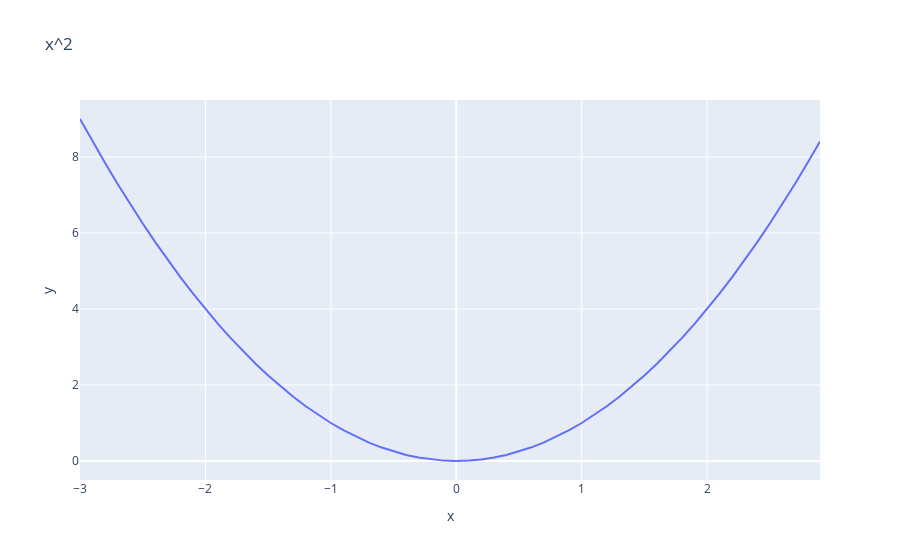
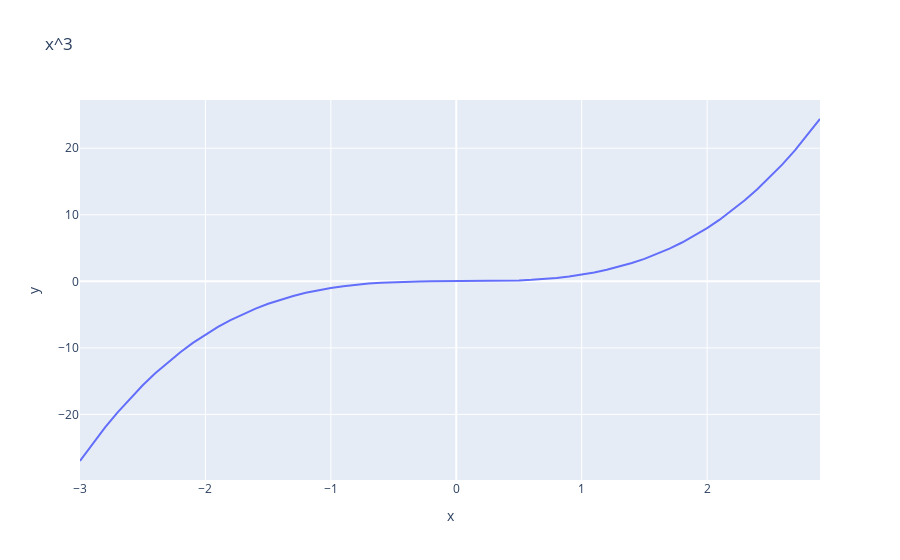
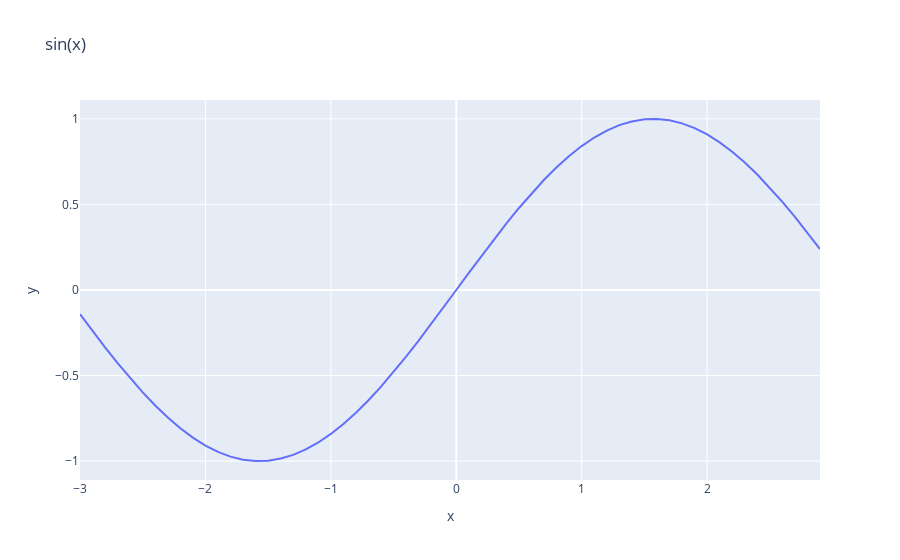
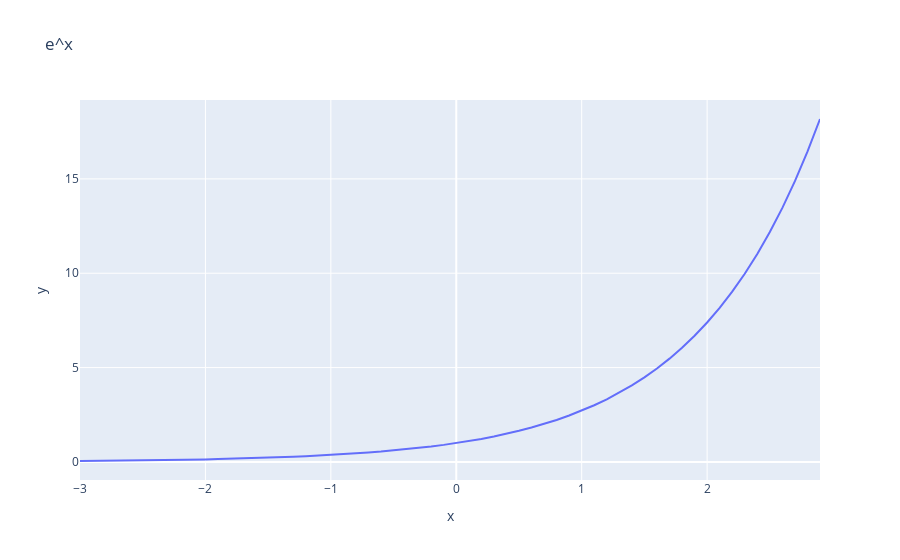

The notebook cell these images were saved under, in order:
### Markdown cell above
# Aufgabe 2

## Plotly

### Code cell
import plotly.express as px

def draw_fx (x, y, title = ""):
    fig = px.line(x=x, y=y, title=title)
    fig.show()

x = np.arange(-3, 3, .1)

y = np.power(x, 2)
draw_fx(x, y, "x^2")

y = np.power(x, 3)
draw_fx(x, y, "x^3")

y = np.sin(x)
draw_fx(x, y, "sin(x)")

y = np.power(np.e, x)
draw_fx(x, y, "e^x")

### Figure 1 — Plotly figure (JSON) as saved in the notebook; plotly's stock layout.template omitted (floating-point values rounded to 4 significant figures)
{"data": [{"hovertemplate": "x=%{x}<br>y=%{y}<extra></extra>", "legendgroup": "", "line": {"color": "#636efa", "dash": "solid"}, "marker": {"symbol": "circle"}, "mode": "lines", "name": "", "orientation": "v", "showlegend": false, "type": "scatter", "x": [-3, -2.9, -2.8, -2.7, -2.6, -2.5, -2.4, -2.3, -2.2, -2.1, -2.0, -1.9, -1.8, -1.7, -1.6, -1.5, -1.4, -1.3, -1.2, -1.1, -1.0, -0.9, -0.8, -0.7, -0.6, -0.5, -0.4, -0.3, -0.2, -0.1, 2.665e-15, 0.1, 0.2, 0.3, 0.4, 0.5, 0.6, 0.7, 0.8, 0.9, 1.0, 1.1, 1.2, 1.3, 1.4, 1.5, 1.6, 1.7, 1.8, 1.9, 2.0, 2.1, 2.2, 2.3, 2.4, 2.5, 2.6, 2.7, 2.8, 2.9], "xaxis": "x", "y": [9, 8.41, 7.84, 7.29, 6.76, 6.25, 5.76, 5.29, 4.84, 4.41, 4.0, 3.61, 3.24, 2.89, 2.56, 2.25, 1.96, 1.69, 1.44, 1.21, 1.0, 0.81, 0.64, 0.49, 0.36, 0.25, 0.16, 0.09, 0.04, 0.01, 7.1e-30, 0.01, 0.04, 0.09, 0.16, 0.25, 0.36, 0.49, 0.64, 0.81, 1.0, 1.21, 1.44, 1.69, 1.96, 2.25, 2.56, 2.89, 3.24, 3.61, 4.0, 4.41, 4.84, 5.29, 5.76, 6.25, 6.76, 7.29, 7.84, 8.41], "yaxis": "y"}], "layout": {"legend": {"tracegroupgap": 0}, "title": {"text": "x^2"}, "xaxis": {"anchor": "y", "domain": [0, 1], "title": {"text": "x"}}, "yaxis": {"anchor": "x", "domain": [0, 1], "title": {"text": "y"}}}}

### Figure 2 — Plotly figure (JSON) as saved in the notebook; plotly's stock layout.template omitted (floating-point values rounded to 4 significant figures)
{"data": [{"hovertemplate": "x=%{x}<br>y=%{y}<extra></extra>", "legendgroup": "", "line": {"color": "#636efa", "dash": "solid"}, "marker": {"symbol": "circle"}, "mode": "lines", "name": "", "orientation": "v", "showlegend": false, "type": "scatter", "x": [-3, -2.9, -2.8, -2.7, -2.6, -2.5, -2.4, -2.3, -2.2, -2.1, -2.0, -1.9, -1.8, -1.7, -1.6, -1.5, -1.4, -1.3, -1.2, -1.1, -1.0, -0.9, -0.8, -0.7, -0.6, -0.5, -0.4, -0.3, -0.2, -0.1, 2.665e-15, 0.1, 0.2, 0.3, 0.4, 0.5, 0.6, 0.7, 0.8, 0.9, 1.0, 1.1, 1.2, 1.3, 1.4, 1.5, 1.6, 1.7, 1.8, 1.9, 2.0, 2.1, 2.2, 2.3, 2.4, 2.5, 2.6, 2.7, 2.8, 2.9], "xaxis": "x", "y": [-27, -24.39, -21.95, -19.68, -17.58, -15.62, -13.82, -12.17, -10.65, -9.261, -8.0, -6.859, -5.832, -4.913, -4.096, -3.375, -2.744, -2.197, -1.728, -1.331, -1.0, -0.729, -0.512, -0.343, -0.216, -0.125, -0.064, -0.027, -0.008, -0.001, 1.892e-44, 0.001, 0.008, 0.027, 0.064, 0.125, 0.216, 0.343, 0.512, 0.729, 1.0, 1.331, 1.728, 2.197, 2.744, 3.375, 4.096, 4.913, 5.832, 6.859, 8.0, 9.261, 10.65, 12.17, 13.82, 15.63, 17.58, 19.68, 21.95, 24.39], "yaxis": "y"}], "layout": {"legend": {"tracegroupgap": 0}, "title": {"text": "x^3"}, "xaxis": {"anchor": "y", "domain": [0, 1], "title": {"text": "x"}}, "yaxis": {"anchor": "x", "domain": [0, 1], "title": {"text": "y"}}}}

### Figure 3 — Plotly figure (JSON) as saved in the notebook; plotly's stock layout.template omitted (floating-point values rounded to 4 significant figures)
{"data": [{"hovertemplate": "x=%{x}<br>y=%{y}<extra></extra>", "legendgroup": "", "line": {"color": "#636efa", "dash": "solid"}, "marker": {"symbol": "circle"}, "mode": "lines", "name": "", "orientation": "v", "showlegend": false, "type": "scatter", "x": [-3, -2.9, -2.8, -2.7, -2.6, -2.5, -2.4, -2.3, -2.2, -2.1, -2.0, -1.9, -1.8, -1.7, -1.6, -1.5, -1.4, -1.3, -1.2, -1.1, -1.0, -0.9, -0.8, -0.7, -0.6, -0.5, -0.4, -0.3, -0.2, -0.1, 2.665e-15, 0.1, 0.2, 0.3, 0.4, 0.5, 0.6, 0.7, 0.8, 0.9, 1.0, 1.1, 1.2, 1.3, 1.4, 1.5, 1.6, 1.7, 1.8, 1.9, 2.0, 2.1, 2.2, 2.3, 2.4, 2.5, 2.6, 2.7, 2.8, 2.9], "xaxis": "x", "y": [-0.1411, -0.2392, -0.335, -0.4274, -0.5155, -0.5985, -0.6755, -0.7457, -0.8085, -0.8632, -0.9093, -0.9463, -0.9738, -0.9917, -0.9996, -0.9975, -0.9854, -0.9636, -0.932, -0.8912, -0.8415, -0.7833, -0.7174, -0.6442, -0.5646, -0.4794, -0.3894, -0.2955, -0.1987, -0.09983, 2.665e-15, 0.09983, 0.1987, 0.2955, 0.3894, 0.4794, 0.5646, 0.6442, 0.7174, 0.7833, 0.8415, 0.8912, 0.932, 0.9636, 0.9854, 0.9975, 0.9996, 0.9917, 0.9738, 0.9463, 0.9093, 0.8632, 0.8085, 0.7457, 0.6755, 0.5985, 0.5155, 0.4274, 0.335, 0.2392], "yaxis": "y"}], "layout": {"legend": {"tracegroupgap": 0}, "title": {"text": "sin(x)"}, "xaxis": {"anchor": "y", "domain": [0, 1], "title": {"text": "x"}}, "yaxis": {"anchor": "x", "domain": [0, 1], "title": {"text": "y"}}}}

### Figure 4 — Plotly figure (JSON) as saved in the notebook; plotly's stock layout.template omitted (floating-point values rounded to 4 significant figures)
{"data": [{"hovertemplate": "x=%{x}<br>y=%{y}<extra></extra>", "legendgroup": "", "line": {"color": "#636efa", "dash": "solid"}, "marker": {"symbol": "circle"}, "mode": "lines", "name": "", "orientation": "v", "showlegend": false, "type": "scatter", "x": [-3, -2.9, -2.8, -2.7, -2.6, -2.5, -2.4, -2.3, -2.2, -2.1, -2.0, -1.9, -1.8, -1.7, -1.6, -1.5, -1.4, -1.3, -1.2, -1.1, -1.0, -0.9, -0.8, -0.7, -0.6, -0.5, -0.4, -0.3, -0.2, -0.1, 2.665e-15, 0.1, 0.2, 0.3, 0.4, 0.5, 0.6, 0.7, 0.8, 0.9, 1.0, 1.1, 1.2, 1.3, 1.4, 1.5, 1.6, 1.7, 1.8, 1.9, 2.0, 2.1, 2.2, 2.3, 2.4, 2.5, 2.6, 2.7, 2.8, 2.9], "xaxis": "x", "y": [0.04979, 0.05502, 0.06081, 0.06721, 0.07427, 0.08208, 0.09072, 0.1003, 0.1108, 0.1225, 0.1353, 0.1496, 0.1653, 0.1827, 0.2019, 0.2231, 0.2466, 0.2725, 0.3012, 0.3329, 0.3679, 0.4066, 0.4493, 0.4966, 0.5488, 0.6065, 0.6703, 0.7408, 0.8187, 0.9048, 1.0, 1.105, 1.221, 1.35, 1.492, 1.649, 1.822, 2.014, 2.226, 2.46, 2.718, 3.004, 3.32, 3.669, 4.055, 4.482, 4.953, 5.474, 6.05, 6.686, 7.389, 8.166, 9.025, 9.974, 11.02, 12.18, 13.46, 14.88, 16.44, 18.17], "yaxis": "y"}], "layout": {"legend": {"tracegroupgap": 0}, "title": {"text": "e^x"}, "xaxis": {"anchor": "y", "domain": [0, 1], "title": {"text": "x"}}, "yaxis": {"anchor": "x", "domain": [0, 1], "title": {"text": "y"}}}}
